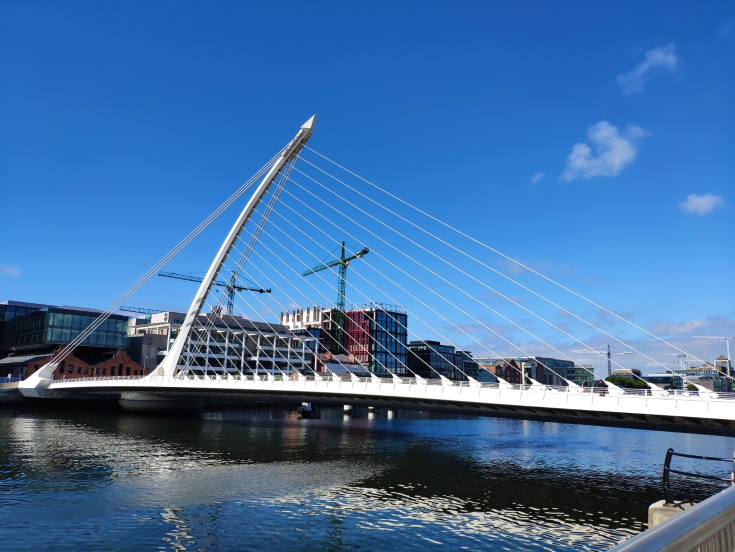
#> input picture images/bridge.jpeg, 1470 x 1103 px (shown at 1/2 size)
$ python projeto-python.py
#> lines starting #> are read from the running program, lines starting #| are printed output that depends on the picture
# PROJETO - Eliminar imagens repetidas numa galeria


import PIL
from PIL import Image
from PIL import ImageChops

# Preparar imagens
def prepara_imagem(imagem):
  imagem=imagem.resize([16,16])
  imagem=imagem.convert("L")
  return imagem

# Tamanho de imagem
def tamanho(imagem):
  tamanho=imagem.size
  return tamanho

# Nivel de diferenças
def diff(imagem1,imagem2):
  im=PIL.ImageChops.difference(imagem1,imagem2)
  return im

# Redimensionar e converter para cinza
ponte = Image.open("images/bridge.jpeg")
#> ponte is the input picture: PIL image 1470x1103 RGB; mean R, G, B 67, 112.5, 164.3
ponte_preparada = prepara_imagem(ponte)
#> in prepara_imagem, `imagem=imagem.resize([16,16])`:
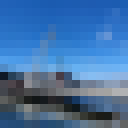
#> imagem: PIL image 16x16 RGB (shown 8 times larger); mean R, G, B 67.2, 112.7, 164.5
#> in prepara_imagem, `imagem=imagem.convert("L")`:
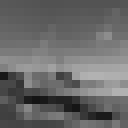
#> imagem: PIL image 16x16 L (shown 8 times larger); min 20, max 178, mean 105

gaivota = Image.open("images/seagull1.jpeg")
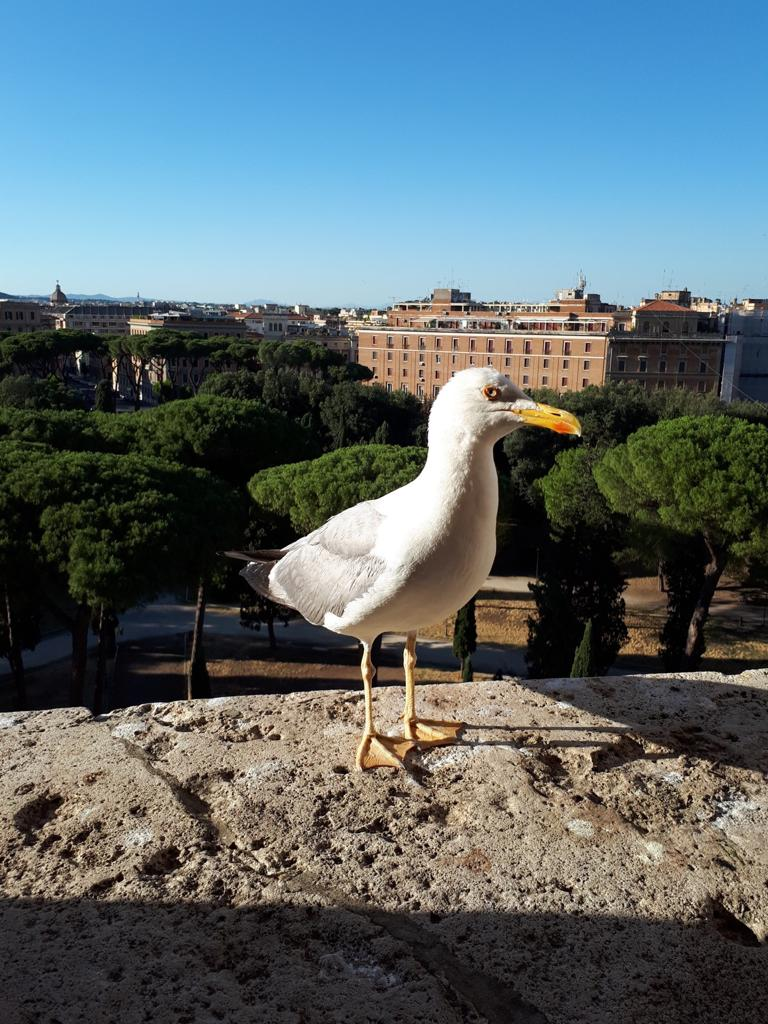
#> input picture images/seagull1.jpeg, 768 x 1024 px
#> gaivota is the input picture: PIL image 768x1024 RGB; mean R, G, B 90.1, 105.7, 111.3
gaivota_preparada = prepara_imagem(gaivota)

# Saida de diferença
diferenca=diff(ponte_preparada,gaivota_preparada)
#> in diff, `im=PIL.ImageChops.difference(imagem1,imagem2)`:
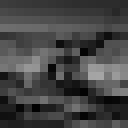
#> im: PIL image 16x16 L (shown 8 times larger); min 1, max 165, mean 68.7

# Tamanho
tam=tamanho(diferenca)
#> tam = (16, 16)
largura=tam[0]
#> largura = 16
altura=tam[1]
#> altura = 16

def soma_pixeis(imagem):
  somapix=0
  for i in range(largura):
    for j in range(altura):
      somapix+=imagem.getpixel((i,j))
  return somapix

def cinzento_medio(imagem):
  n_pixeis=largura*altura
  cinza=soma_pixeis(imagem)/(n_pixeis)
  return cinza

# Percentagem da dif
def tom_medio_em_percentagem(cinza):
  nivel_cinza=(cinza*100)/255
  return nivel_cinza

# Nivel de diferença das imagens
def nivel_diferenca(imagem1,imagem2):
  dif=diff(imagem1,imagem2)
  cinz=cinzento_medio(dif)
  nivel_dif=tom_medio_em_percentagem(cinz)
  return nivel_dif

ponte = prepara_imagem(Image.open("images/bridge.jpeg"))
gaivota1 = prepara_imagem(Image.open("images/seagull1.jpeg"))
gaivota2 = prepara_imagem(Image.open("images/seagull2.jpeg"))
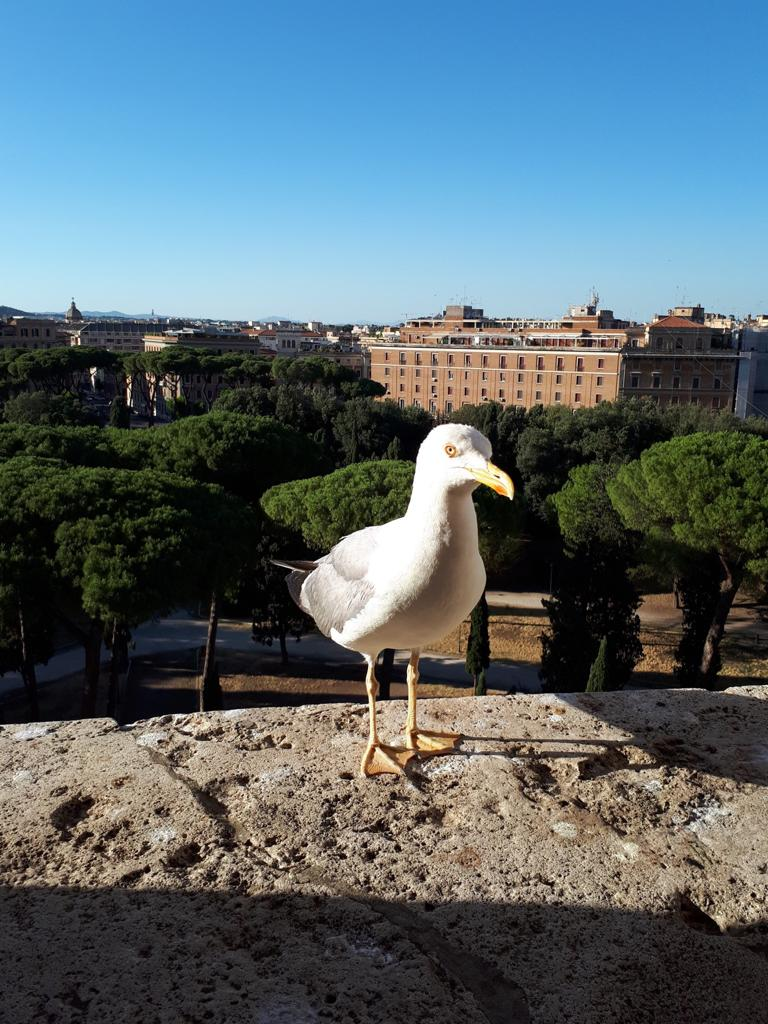
#> input picture images/seagull2.jpeg, 768 x 1024 px
#> in prepara_imagem (call 5), `imagem=imagem.resize([16,16])`:
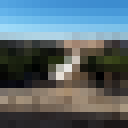
#> imagem: PIL image 16x16 RGB (shown 8 times larger); mean R, G, B 87.9, 104.5, 111.9
#> in prepara_imagem (call 5), `imagem=imagem.convert("L")`:
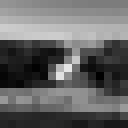
#> imagem: PIL image 16x16 L (shown 8 times larger); min 0, max 229, mean 100.4


# Listar imagens

from pathlib import Path

def imagens(pasta):
  p=list((Path(pasta).glob("*.jpeg")))
  return p

for i in imagens("images"):
  img=Image.open(i)

def abre_pasta(pasta):
  for i in imagens(pasta):
    for j in imagens(pasta):
      print("Vou abrir as imagens: " + str(i) + " " + str(j)+"\n")
      im=Image.open(i)
      im1= prepara_imagem(im)
      im=Image.open(j)
      im2= prepara_imagem(im)
      if nivel_diferenca(im1,im2)<10 and str(i)!=str(j):
        print("Podes apagar " +str(i)+" ou "+str(j)+"\n")

print("")
print("GALERIA:")
print("")
abre_pasta("images")
#> in diff (call 2), `im=PIL.ImageChops.difference(imagem1,imagem2)`: im: PIL image 16x16 L; every value is 0
#> in cinzento_medio, `n_pixeis=largura*altura`: n_pixeis = 256
#> after the loop in soma_pixeis, `for i in range(largura):`: somapix = 0
abre_pasta("seagulls")
